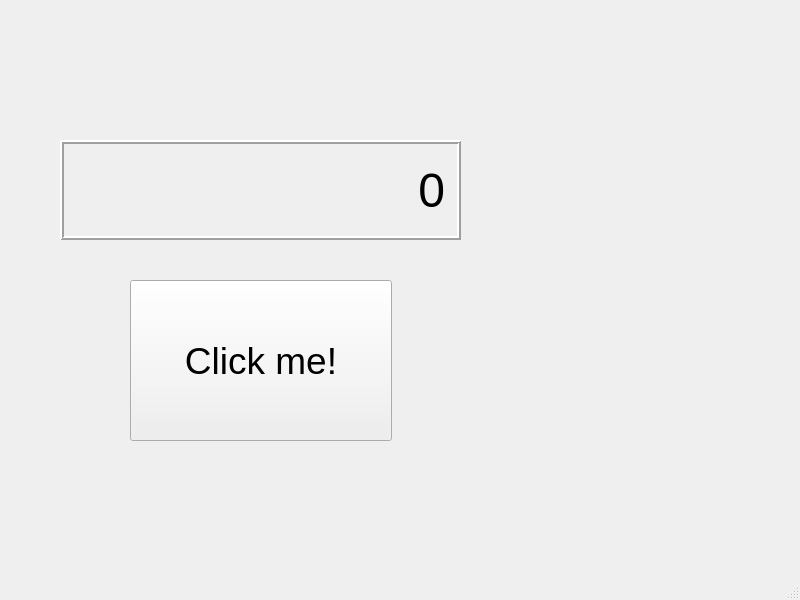
<?xml version="1.0" encoding="UTF-8"?>
<ui version="4.0">
 <class>MainWindow</class>
 <widget class="QMainWindow" name="MainWindow">
  <property name="geometry">
   <rect>
    <x>0</x>
    <y>0</y>
    <width>800</width>
    <height>600</height>
   </rect>
  </property>
  <property name="windowTitle">
   <string>MainWindow</string>
  </property>
  <widget class="QWidget" name="centralwidget">
   <widget class="QLabel" name="Output">
    <property name="geometry">
     <rect>
      <x>60</x>
      <y>140</y>
      <width>401</width>
      <height>100</height>
     </rect>
    </property>
    <property name="font">
     <font>
      <pointsize>36</pointsize>
     </font>
    </property>
    <property name="frameShape">
     <enum>QFrame::Box</enum>
    </property>
    <property name="frameShadow">
     <enum>QFrame::Raised</enum>
    </property>
    <property name="lineWidth">
     <number>2</number>
    </property>
    <property name="text">
     <string>0</string>
    </property>
    <property name="alignment">
     <set>Qt::AlignRight|Qt::AlignTrailing|Qt::AlignVCenter</set>
    </property>
    <property name="margin">
     <number>15</number>
    </property>
   </widget>
   <widget class="QPushButton" name="pushButton">
    <property name="geometry">
     <rect>
      <x>130</x>
      <y>280</y>
      <width>262</width>
      <height>161</height>
     </rect>
    </property>
    <property name="font">
     <font>
      <pointsize>28</pointsize>
     </font>
    </property>
    <property name="text">
     <string>Click me!</string>
    </property>
   </widget>
  </widget>
  <widget class="QMenuBar" name="menubar">
   <property name="geometry">
    <rect>
     <x>0</x>
     <y>0</y>
     <width>800</width>
     <height>21</height>
    </rect>
   </property>
  </widget>
  <widget class="QStatusBar" name="statusbar"/>
 </widget>
 <resources/>
 <connections/>
</ui>
